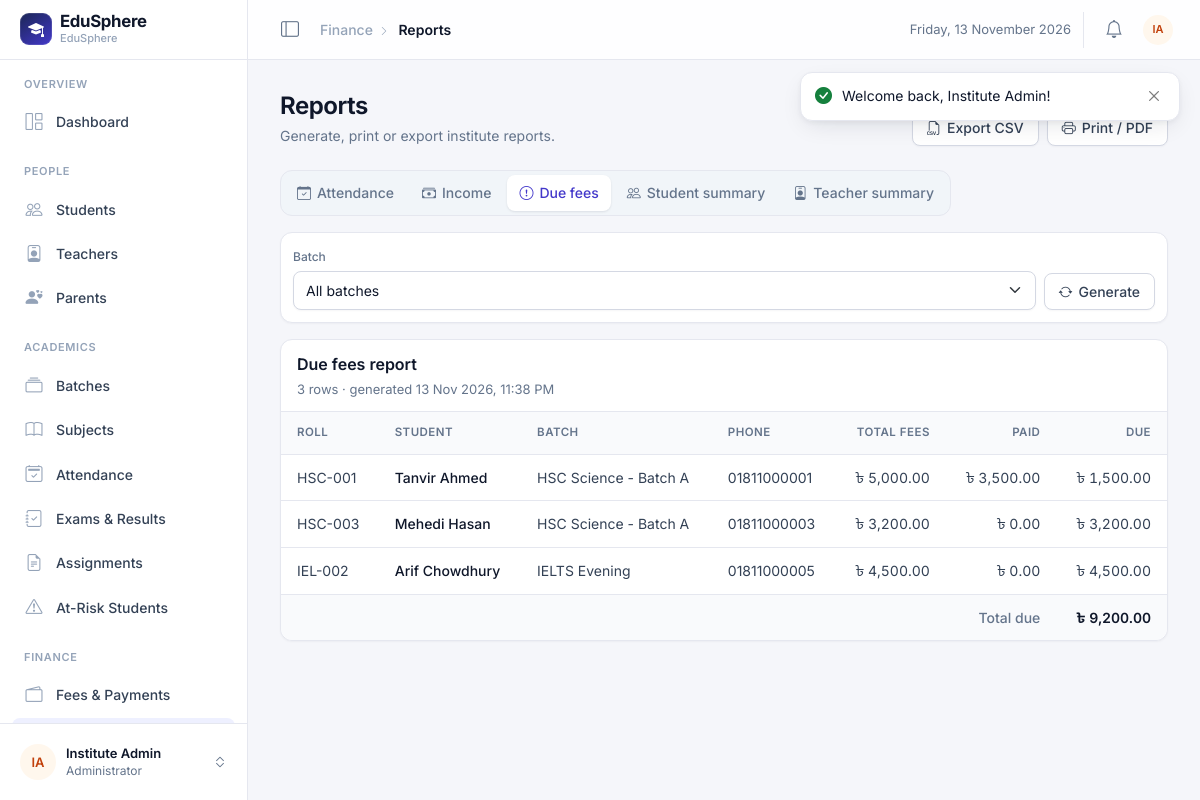
The app's page /reports/index.php?type=dues (signed in) with its own data.
### tables this page shows
CREATE TABLE students (
    id             INT AUTO_INCREMENT PRIMARY KEY,
    user_id        INT NOT NULL UNIQUE,
    batch_id       INT NULL,
    roll_no        VARCHAR(20) NOT NULL,
    dob            DATE NULL,
    gender         ENUM('Male','Female','Other') NULL,
    phone          VARCHAR(20) NULL,
    address        VARCHAR(255) NULL,
    guardian_name  VARCHAR(100) NULL,
    photo          VARCHAR(255) NULL,
    admission_date DATE NULL,
    FOREIGN KEY (user_id)  REFERENCES users(id)   ON DELETE CASCADE,
    FOREIGN KEY (batch_id) REFERENCES batches(id) ON DELETE SET NULL
);

CREATE TABLE users (
    id              INT AUTO_INCREMENT PRIMARY KEY,
    name            VARCHAR(100) NOT NULL,
    username        VARCHAR(50)  NOT NULL UNIQUE,
    email           VARCHAR(100) NOT NULL UNIQUE,
    password        VARCHAR(255) NOT NULL,               
    role            ENUM('admin','teacher','student','parent') NOT NULL,
    status          ENUM('active','inactive') NOT NULL DEFAULT 'active',
    failed_attempts INT NOT NULL DEFAULT 0,
    locked_until    DATETIME NULL,
    reset_token     VARCHAR(64) NULL,
    reset_expires   DATETIME NULL,
    created_at      DATETIME NOT NULL DEFAULT CURRENT_TIMESTAMP
);

CREATE TABLE batches (
    id          INT AUTO_INCREMENT PRIMARY KEY,
    name        VARCHAR(100) NOT NULL,
    session     VARCHAR(20)  NOT NULL,                   
    description VARCHAR(255) NULL,
    created_at  DATETIME NOT NULL DEFAULT CURRENT_TIMESTAMP
);

### reports/index.php (the view, shortened to what this page needs)
<?php
require_once __DIR__ . '/../includes/functions.php';
$types = [
    'attendance' => ['Attendance', 'calendar-check'],
    'income'     => ['Income', 'cash-stack'],
    'dues'       => ['Due fees', 'exclamation-circle'],
    'students'   => ['Student summary', 'people'],
    'teachers'   => ['Teacher summary', 'person-badge'],
];
$type = $_GET['type'] ?? 'attendance';
$batch_id = get_int('batch_id');
$from = $_GET['from'] ?? date('Y-m-01');
$to   = $_GET['to'] ?? today();
$batch_sql = $batch_id ? ' AND s.batch_id = ' . $batch_id : '';
$headers = [];
$rows = [];
$footer = null;
switch ($type) {
    case 'dues':
        $headers = ['Roll', 'Student', 'Batch', 'Phone', 'Total fees', 'Paid', 'Due'];
        $st = $pdo->query(
            "SELECT s.id, s.roll_no, u.name, s.phone, b.name AS batch,
                    (SELECT COALESCE(SUM(amount),0) FROM fees f WHERE f.student_id = s.id) AS total,
                    (SELECT COALESCE(SUM(p.amount_paid),0) FROM payments p JOIN fees f ON f.id = p.fee_id WHERE f.student_id = s.id) AS paid
               FROM students s JOIN users u ON u.id = s.user_id LEFT JOIN batches b ON b.id = s.batch_id
              WHERE 1 = 1 $batch_sql
              ORDER BY b.name, s.roll_no"
        );
        $sum = 0;
        foreach ($st->fetchAll() as $r) {
            $due = $r['total'] - $r['paid'];
            if ($due <= 0) continue;
            $rows[] = [$r['roll_no'], $r['name'], $r['batch'], $r['phone'], money($r['total']), money($r['paid']), money($due)];
            $sum += $due;
        }
        $footer = ['Total due', money($sum)];
        break;
}
$uses_dates = in_array($type, ['attendance', 'income'], true);
$uses_batch = $type !== 'teachers';
require __DIR__ . '/../includes/header.php';
$is_num = fn($v) => is_int($v) || is_float($v) || str_starts_with((string)$v, '৳') || preg_match('/^\d+(\.\d+)?%$/', (string)$v);
$num_cols = [];
foreach ($headers as $i => $h) {
    $num_cols[$i] = $rows ? count(array_filter($rows, fn($r) => $is_num($r[$i]) || $r[$i] === '-')) === count($rows) : false;
}
$actions = '<button class="btn btn-light" data-export-csv="#report" data-filename="' . e($type) . '-report.csv"><i class="bi bi-filetype-csv"></i> Export CSV</button>'
    . '<button class="btn btn-light" onclick="window.print()"><i class="bi bi-printer"></i> Print / PDF</button>';
?>
<nav class="tabs-bar nav nav-pills" aria-label="Report type">
    <?php foreach ($types as $k => [$label, $icon]): ?>
        <a class="nav-link <?= $k === $type ? 'active' : '' ?>" href="?type=<?= $k ?>" <?= $k === $type ? 'aria-current="page"' : '' ?>><i class="bi bi-<?= $icon ?>"></i> <?= $label ?></a>
    <?php endforeach; ?>
</nav>
<?php if ($uses_batch || $uses_dates): ?>
<form class="filter-bar filter-form">
    <?php if ($uses_batch): ?>
        <div class="grow"><label class="form-label" for="batch_id">Batch</label>
            <select name="batch_id" id="batch_id" class="form-select">
                <option value="">All batches</option>
            </select></div>
    <?php endif; ?>
    <button class="btn btn-light"><i class="bi bi-arrow-repeat"></i> Generate</button>
</form>
<?php endif; ?>
<div class="row g-4">
    <div class="<?= ($type === 'income' && !empty($by_type)) ? 'col-xl-9' : 'col-12' ?>">
        <div class="card">
            <div class="table-toolbar">
                <div>
                    <div class="section-title"><?= e($types[$type][0]) ?> report</div>
                    <div class="section-sub"><?= $uses_dates ? fmt_date($from) . ' – ' . fmt_date($to) . ' · ' : '' ?><?= count($rows) ?> row<?= count($rows) === 1 ? '' : 's' ?> · generated <?= date('j M Y, g:i A') ?></div>
                </div>
            </div>
            <div class="table-responsive">
                <table class="table table-hover" id="report">
                    <thead><tr><?php foreach ($headers as $i => $h): ?><th class="<?= $num_cols[$i] ? 'num' : '' ?>"><?= e($h) ?></th><?php endforeach; ?></tr></thead>
                    <tbody>
                    <?php foreach ($rows as $r): ?>
                        <tr><?php foreach ($r as $i => $c): ?><td class="<?= $num_cols[$i] ? 'num' : '' ?> <?= $i === 1 ? 'cell-main' : '' ?>"><?= e($c) ?></td><?php endforeach; ?></tr>
                    <?php endforeach; ?>
                    </tbody>
                    <?php if ($footer && $rows): ?>
                        <tfoot><tr><td colspan="<?= count($headers) - 1 ?>" class="text-end text-muted fw-medium"><?= e($footer[0]) ?></td><td class="num"><?= e($footer[1]) ?></td></tr></tfoot>
                    <?php endif; ?>
                </table>
            </div>
        </div>
    </div>
</div>
<?php require __DIR__ . '/../includes/footer.php'; ?>

### records on screen
students: roll_no "HSC-001", user.name "Tanvir Ahmed", batch.name "HSC Science - Batch A", phone "01811000001", c "৳ 5,000.00", c "৳ 3,500.00", c "৳ 1,500.00"
students: roll_no "HSC-003", user.name "Mehedi Hasan", batch.name "HSC Science - Batch A", phone "01811000003", c "৳ 3,200.00", c "৳ 0.00"
students: roll_no "IEL-002", user.name "Arif Chowdhury", batch.name "IELTS Evening", phone "01811000005", c "৳ 4,500.00", c "৳ 0.00"

### other values on screen
$f['msg'] "Welcome back, Institute Admin!"
APP_NAME "EduSphere"
INSTITUTE_NAME "EduSphere"
$group "OVERVIEW"
$label "Dashboard"
$group "PEOPLE"
$label "Students"
$label "Teachers"
$label "Parents"
$group "ACADEMICS"
$label "Batches"
$label "Subjects"
$label "Attendance"
$label "Exams & Results"
$label "Assignments"
